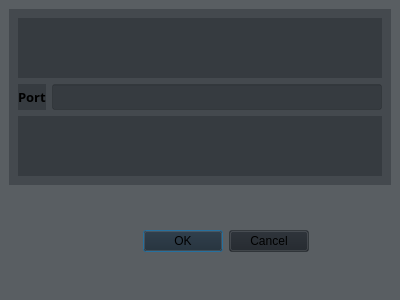
<?xml version="1.0" encoding="UTF-8"?>
<ui version="4.0">
 <class>Server_Form</class>
 <widget class="QDialog" name="Server_Form">
  <property name="geometry">
   <rect>
    <x>0</x>
    <y>0</y>
    <width>400</width>
    <height>300</height>
   </rect>
  </property>
  <property name="windowTitle">
   <string>Dialog</string>
  </property>
  <property name="windowOpacity">
   <double>0.700000000000000</double>
  </property>
  <property name="styleSheet">
   <string notr="true">QDialog{background-color:rgba(29,34,40,90)}</string>
  </property>
  <layout class="QHBoxLayout" name="horizontalLayout_4">
   <property name="spacing">
    <number>0</number>
   </property>
   <property name="leftMargin">
    <number>0</number>
   </property>
   <property name="topMargin">
    <number>0</number>
   </property>
   <property name="rightMargin">
    <number>0</number>
   </property>
   <property name="bottomMargin">
    <number>0</number>
   </property>
   <item>
    <widget class="QWidget" name="edit_bg" native="true">
     <property name="styleSheet">
      <string notr="true">QWidget{background-color:rgba(29,34,40,90)}</string>
     </property>
     <layout class="QVBoxLayout" name="verticalLayout_2">
      <item>
       <widget class="QWidget" name="bar3" native="true">
        <property name="enabled">
         <bool>true</bool>
        </property>
        <layout class="QVBoxLayout" name="verticalLayout">
         <item>
          <layout class="QHBoxLayout" name="horizontalLayout">
           <item>
            <widget class="QLabel" name="label">
             <property name="minimumSize">
              <size>
               <width>54</width>
               <height>0</height>
              </size>
             </property>
             <property name="font">
              <font>
               <family>微軟正黑體</family>
               <pointsize>10</pointsize>
               <weight>75</weight>
               <bold>true</bold>
              </font>
             </property>
             <property name="text">
              <string/>
             </property>
            </widget>
           </item>
          </layout>
         </item>
         <item>
          <layout class="QHBoxLayout" name="horizontalLayout_2">
           <item>
            <widget class="QLabel" name="label_2">
             <property name="font">
              <font>
               <family>微軟正黑體</family>
               <pointsize>10</pointsize>
               <weight>75</weight>
               <bold>true</bold>
              </font>
             </property>
             <property name="text">
              <string>Port</string>
             </property>
            </widget>
           </item>
           <item>
            <widget class="QLineEdit" name="port_input">
             <property name="font">
              <font>
               <family>微軟正黑體</family>
               <pointsize>10</pointsize>
               <weight>75</weight>
               <bold>true</bold>
              </font>
             </property>
            </widget>
           </item>
          </layout>
         </item>
         <item>
          <layout class="QHBoxLayout" name="horizontalLayout_3">
           <item>
            <widget class="QLabel" name="label_3">
             <property name="font">
              <font>
               <family>微軟正黑體</family>
               <pointsize>10</pointsize>
               <weight>75</weight>
               <bold>true</bold>
              </font>
             </property>
             <property name="text">
              <string/>
             </property>
            </widget>
           </item>
          </layout>
         </item>
        </layout>
       </widget>
      </item>
      <item>
       <widget class="QDialogButtonBox" name="buttonBox">
        <property name="sizePolicy">
         <sizepolicy hsizetype="Minimum" vsizetype="Minimum">
          <horstretch>0</horstretch>
          <verstretch>0</verstretch>
         </sizepolicy>
        </property>
        <property name="maximumSize">
         <size>
          <width>300</width>
          <height>100</height>
         </size>
        </property>
        <property name="font">
         <font>
          <family>Microsoft YaHei UI</family>
          <pointsize>10</pointsize>
          <weight>75</weight>
          <bold>true</bold>
         </font>
        </property>
        <property name="styleSheet">
         <string notr="true">QPushButton{background:#00CC66;color:#F0F0F0;}
QPushButton:hover{background:#009933;}&quot;);
</string>
        </property>
        <property name="orientation">
         <enum>Qt::Horizontal</enum>
        </property>
        <property name="standardButtons">
         <set>QDialogButtonBox::Cancel|QDialogButtonBox::Ok</set>
        </property>
       </widget>
      </item>
     </layout>
    </widget>
   </item>
  </layout>
 </widget>
 <resources/>
 <connections/>
</ui>
